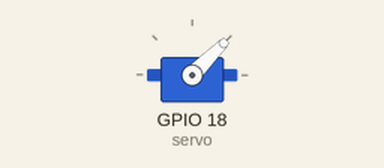
Simulated run of this program. Board: Raspberry Pi (BCM pin numbers). Parts: servo. Servo angles are drawn from the pulse width (0.5 ms = 0°, 2.5 ms = 180°).

Above: at 0.05 s.
At 1.5 s:
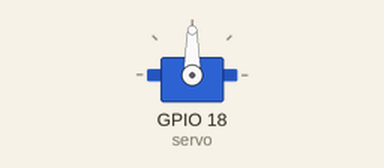
At 3.0 s:
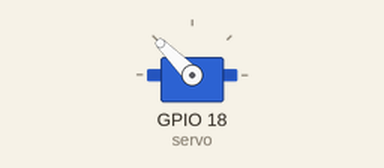
Timing chart, 0 to 6.9 s (numbered marks = the images above):
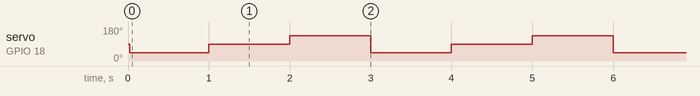

Measured:
- by itself, servo on GPIO 18 (servo): repeats every 3.0 s: 90° 1.0 s, 135° 1.0 s, 45° 1.0 s

The program:

servo_motor.py
```python
from gpiozero import Servo
from gpiozero.pins.pigpio import PiGPIOFactory
from time import sleep
factory = PiGPIOFactory()
servo = Servo(18, pin_factory=factory)
servo.mid()
while True:
    servo.min()
    sleep(1)
    servo.mid()
    sleep(1)
    servo.max()
    sleep(1)
```
